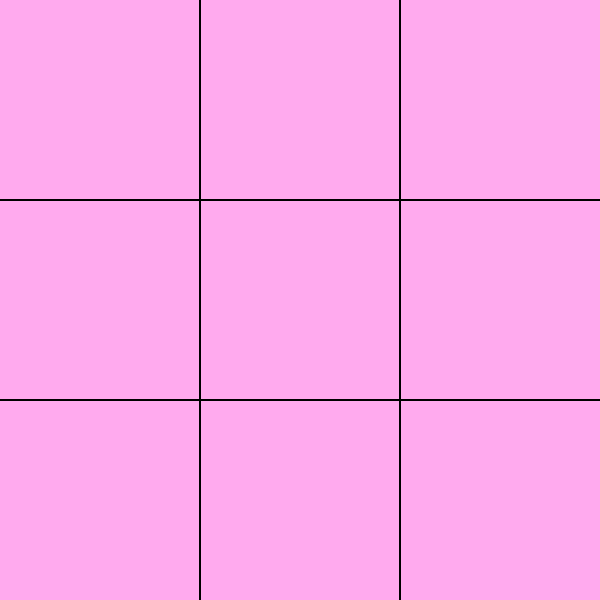
Frame 1 (no input)
Frame 60 (no input): identical to frame 1, image omitted
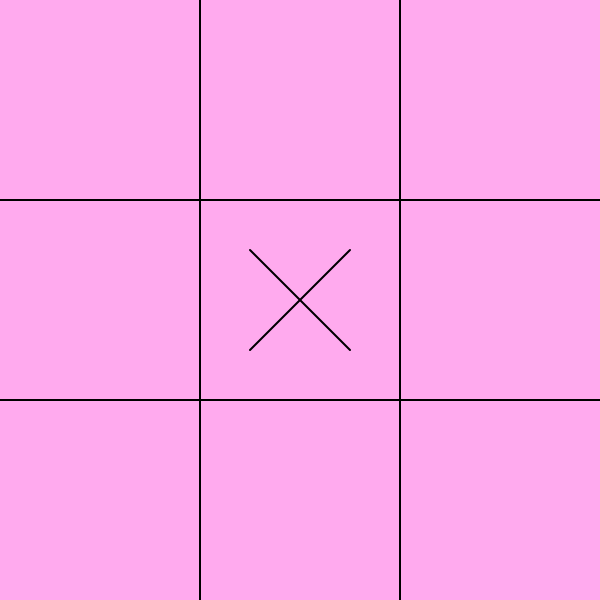
Frame 120 (the mouse pressed at the canvas centre since frame 60)

The p5.js sketch that drew these frames (run headless with seeded random() and noise() and a simulated clock; from frame 60 on, the mouse is pressed at the canvas centre):

// p5.js sketch
// ── sketch.js
//Inspired by the Coding Train and his Coding Challenge
// Made with <3 By Amninder Singh
// Colourfull Tic Tac Toe 


let boardSize = 3;
let board = []

let currentPlayer
let players = ['O', 'X']
let w;
let h;

let winner = null
let isloop = true

function setup() {
  createCanvas(600, 600);
 
  
  w = width/boardSize;
  h = height/boardSize;
  
  initLabels()
  
  for(let i=0; i<boardSize; ++i) {
    let row = [];
    for(let j=0; j<boardSize; ++j) {
      row.push('');
    }
    board.push(row)
  }
  // boardSize = createSlider(2, 10, 3);
  currentPlayer = 1
}

function initLabels() {
  newGameBtn = createButton('New Game');
  newGameBtn.position(200, width + 100);
   newGameBtn.style('font-size', '30px');
  newGameBtn.style('background-color', '#fae');
  newGameBtn.mousePressed(newGame);
  

  
  currentPlayer = 1
  
  turnP = createP(players[currentPlayer] + "'s Turn").style('background-color', '#FFF').style('font-size', '20px').style('padding', '5px')
  turnP.position(200, width+120);
  
  winnerP = createP('Currently No Winner').style('background-color', '#FFF').style('font-size', '20px').style('padding', '5px')
  winnerP.position(550, width+75);
}

function newGame() {
  w = width/boardSize;
  h = height/boardSize;
  
  board = []
  
  for(let i=0; i<boardSize; ++i) {
    let row = [];
    for(let j=0; j<boardSize; ++j) {
      row.push('');
    }
    board.push(row)
  }

  currentPlayer = 1
  
  winner = null
  isloop = true
   winnerP.style('font-size', '22pt');
  winnerP.html('Currently No Winner')
  loop();
}

function isWinner() {
  for(let i=0;i<boardSize;++i) {
    let temp=board[i][0];
    if(temp=='') continue;
    for(let j=1;j<boardSize; ++j) {
      if(board[i][j] == '') {
        temp = '';
        break;
      }
      if(board[i][j] != temp) {
        temp = '';
        break;
      }
    }
    if(temp != '') {
      stroke(220, 0, 0);
      strokeWeight(8);
      line(w/4, w*(i+0.5), width-(w/4), w*(i+0.5))
      strokeWeight(4);
      stroke(0)
      return temp;
    }
  }
  
  for(let i=0;i<boardSize;++i) {
    let temp=board[0][i];
    if(temp=='') continue;
    for(let j=1;j<boardSize; ++j) {
      if(board[j][i] == '') {
        temp = '';
        break;
      }
      if(board[j][i] != temp) {
        temp = '';
        break;
      }
    }
    if(temp != '') {
      stroke(220, 0, 0);
      strokeWeight(8);
      line(w*(i+0.5), w/4, w*(i+0.5), height-(w/4))
      strokeWeight(4);
      stroke(0)
      return temp;
    }
  }
  
  let temp=board[0][0];
  if(temp != '') {
    for(let i=1;i<boardSize;++i) {
      if(board[i][i] == '') {
        temp = '';
        break;
      }
      if(board[i][i] != temp) {
        temp = '';
        break;
      }
    }
  }
  if(temp != '') {
    stroke(220, 0, 0);
    strokeWeight(8);
    line(w/4, w/4, width-(w/4), height-(w/4))
    strokeWeight(4);
    stroke(0)
    return temp;
  }
  
  temp=board[0][boardSize-1];
  if(temp != '') {
    for(let i=1;i<boardSize;++i) {
      if(board[i][boardSize-1-i] == '') {
        temp = '';
        break;
      }
      if(board[i][boardSize-1-i] != temp) {
        temp = '';
        break;
      }
    }
  }
  if(temp != '') {
    stroke(220, 0, 0);
    strokeWeight(8);
    line(width-(w/4), w/4, w/4, height-(w/4))
    strokeWeight(4);
    stroke(0)
    return temp;
  }
  
  for(let i=0; i<boardSize; ++i) {
    for(let j=0; j<boardSize; ++j) {
      if(board[i][j] == '') return null;
    }
  }
  return 'TIE';
}

function mousePressed() {
  if(mouseX > 0 && mouseX < width && mouseY > 0 && mouseY < height) {
    let j=Math.floor(mouseX/w);
    let i=Math.floor(mouseY/h);
    if(board[i][j] != '') return;
    board[i][j] = players[currentPlayer];
    currentPlayer = 1-currentPlayer;
  }
}

function updateText() {
  turnP.style('font-size', '20px');
  turnP.html(players[currentPlayer] + "'s Turn")
}

function draw() {
  if(isloop) {
    background('#fae');  
    updateText();
  
    strokeWeight(2);
    noFill();
  
    for(let i=1; i<boardSize; ++i) {
      line(0, h*i, width, h*i);
      line(w*i, 0, w*i, height);
    }
  
      for(let i=0; i<boardSize; ++i) {
      for(let j=0; j<boardSize; ++j) {
        let x=(w*j)+(w/2);
        let y=(h*i)+(h/2);
        let xr = w/4;
        let yr = h/4;
      
        if(board[i][j]=='X') {
          line(x-xr, y-yr, x+xr, y+yr);
          line(x+xr, y-yr, x-xr, y+yr);
        }
        else if(board[i][j]=='O') {
          ellipseMode(CENTER);
          ellipse(x, y, xr*2, yr*2);
        }
      }
    }
  
    
    winner = isWinner();
   
    if(winner) {
      if(winner == 'TIE')
        winnerP.html(winner);
      else
        winnerP.html(winner + ' is Winner')
        isloop = false
    }
  }
}
// ── style.css
html,body {
  text-align: center; font-family: cursive;
}
canvas {
  margin: 0% auto; display: block;
}
